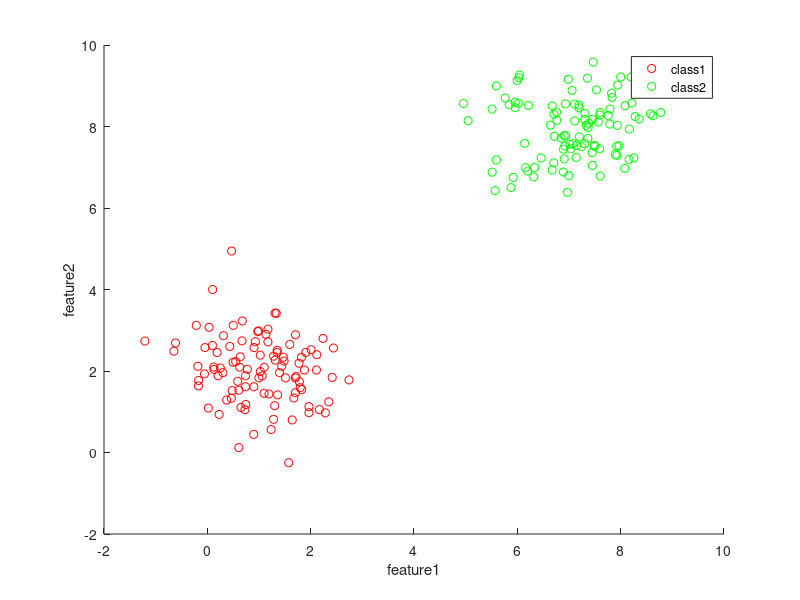

Source code (MATLAB): (Note: this script raises an error after producing the figure.)
clc
clear
close all
addpath(genpath(pwd));
%% Generating Data
% Generating Class1
class1(:,1)=1+0.8*randn(100,1);
class1(:,2)=2+0.8*randn(100,1);
% Generating Class2
class2(:,1)=7+0.8*randn(100,1);
class2(:,2)=8+0.8*randn(100,1);
figure(1);
scatter(class1(:,1),class1(:,2),'r');
xlabel('feature1'); ylabel('feature2');
hold on;
scatter(class2(:,1),class2(:,2),'g');
legend('class1','class2');
% Label
y=ones(100,1);
y(101:200,1)=-1;

%%
A(1:100,:) = class1(:,:);
A(101:200,:) = class2(:,:);
x2=A;
N=size(A,1);
l=size(A,2);
q1=1;
q2=2;
% Polynomial
for i=1:size(x2,1)
    for j=1:size(x2,1)
        k(i,j)=(x2(i,:)*x2(j,:)'+q1).^q2;
    end
end
H=(y*y').*k;
f2=-ones(N,1);
Aeq=y';
beq=0;
lb=zeros(N,1);
ub=100*ones(N,1);
[lambda,fval,exitflag,output,W1]=quadprog(H,f2,[],[],Aeq,beq,lb,ub);
W = 0;
nonzero=find(lambda>0.00001);
for i=1:length(nonzero)
   W=W+y(nonzero(i))*lambda(nonzero(i))*(dot(x2(nonzero(i),:),x2(nonzero(1),:))+q1).^q2;
end
W0 = 1/y(nonzero(1)) - W;

Xaxis = (1:0.1:12)';
Yaxis = (1:0.1:12)';
[X,Y] = meshgrid(Xaxis,Yaxis);
XX=reshape(X,[],1);
YY=reshape(Y,[],1);
func = @(x) (((x*x2')+q1*ones(length(XX),N)).^q2)*(lambda.*y)+W0;

M=[XX,YY];
ZZ = func(M);
Z = reshape(ZZ,size(X));
contour(X,Y,Z,[0,-1,1]);

